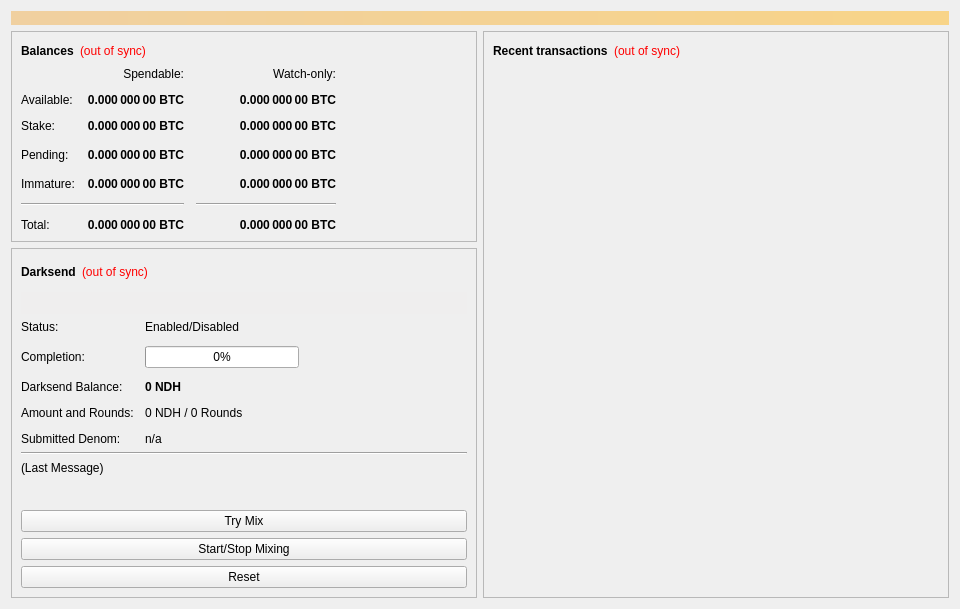
<?xml version="1.0" encoding="UTF-8"?>
<ui version="4.0">
 <class>OverviewPage</class>
 <widget class="QWidget" name="OverviewPage">
  <property name="geometry">
   <rect>
    <x>0</x>
    <y>0</y>
    <width>960</width>
    <height>594</height>
   </rect>
  </property>
  <property name="minimumSize">
   <size>
    <width>960</width>
    <height>0</height>
   </size>
  </property>
  <property name="windowTitle">
   <string>Form</string>
  </property>
  <layout class="QVBoxLayout" name="topLayout">
   <item>
    <widget class="QLabel" name="labelAlerts">
     <property name="visible">
      <bool>false</bool>
     </property>
     <property name="styleSheet">
      <string notr="true">background-color: qlineargradient(x1: 0, y1: 0, x2: 1, y2: 0, stop:0 #F0D0A0, stop:1 #F8D488); color:#000000;</string>
     </property>
     <property name="wordWrap">
      <bool>true</bool>
     </property>
     <property name="margin">
      <number>3</number>
     </property>
    </widget>
   </item>
   <item>
    <layout class="QHBoxLayout" name="horizontalLayout" stretch="1,1">
     <item>
      <layout class="QVBoxLayout" name="verticalLayout_2">
       <item>
        <widget class="QFrame" name="frame">
         <property name="frameShape">
          <enum>QFrame::StyledPanel</enum>
         </property>
         <property name="frameShadow">
          <enum>QFrame::Raised</enum>
         </property>
         <layout class="QVBoxLayout" name="verticalLayout_4">
          <item>
           <layout class="QHBoxLayout" name="horizontalLayout_4">
            <item>
             <widget class="QLabel" name="label_5">
              <property name="font">
               <font>
                <weight>75</weight>
                <bold>true</bold>
               </font>
              </property>
              <property name="text">
               <string>Balances</string>
              </property>
             </widget>
            </item>
            <item>
             <widget class="QLabel" name="labelWalletStatus">
              <property name="cursor">
               <cursorShape>WhatsThisCursor</cursorShape>
              </property>
              <property name="toolTip">
               <string>The displayed information may be out of date. Your wallet automatically synchronizes with the NodeCash network after a connection is established, but this process has not completed yet.</string>
              </property>
              <property name="styleSheet">
               <string notr="true">QLabel { color: red; }</string>
              </property>
              <property name="text">
               <string notr="true">(out of sync)</string>
              </property>
              <property name="alignment">
               <set>Qt::AlignLeading|Qt::AlignLeft|Qt::AlignVCenter</set>
              </property>
             </widget>
            </item>
            <item>
             <spacer name="horizontalSpacer_3">
              <property name="orientation">
               <enum>Qt::Horizontal</enum>
              </property>
              <property name="sizeHint" stdset="0">
               <size>
                <width>40</width>
                <height>20</height>
               </size>
              </property>
             </spacer>
            </item>
           </layout>
          </item>
          <item>
           <layout class="QGridLayout" name="gridLayout">
            <property name="spacing">
             <number>12</number>
            </property>
            <item row="3" column="2">
             <widget class="QLabel" name="labelWatchPending">
              <property name="font">
               <font>
                <weight>75</weight>
                <bold>true</bold>
               </font>
              </property>
              <property name="cursor">
               <cursorShape>IBeamCursor</cursorShape>
              </property>
              <property name="toolTip">
               <string>Unconfirmed transactions to watch-only addresses</string>
              </property>
              <property name="text">
               <string notr="true">0.000 000 00 BTC</string>
              </property>
              <property name="alignment">
               <set>Qt::AlignRight|Qt::AlignTrailing|Qt::AlignVCenter</set>
              </property>
              <property name="textInteractionFlags">
               <set>Qt::LinksAccessibleByMouse|Qt::TextSelectableByKeyboard|Qt::TextSelectableByMouse</set>
              </property>
             </widget>
            </item>
            <item row="3" column="1">
             <widget class="QLabel" name="labelUnconfirmed">
              <property name="font">
               <font>
                <weight>75</weight>
                <bold>true</bold>
               </font>
              </property>
              <property name="cursor">
               <cursorShape>IBeamCursor</cursorShape>
              </property>
              <property name="toolTip">
               <string>Total of transactions that have yet to be confirmed, and do not yet count toward the spendable balance</string>
              </property>
              <property name="text">
               <string notr="true">0.000 000 00 BTC</string>
              </property>
              <property name="alignment">
               <set>Qt::AlignRight|Qt::AlignTrailing|Qt::AlignVCenter</set>
              </property>
              <property name="textInteractionFlags">
               <set>Qt::LinksAccessibleByMouse|Qt::TextSelectableByKeyboard|Qt::TextSelectableByMouse</set>
              </property>
             </widget>
            </item>
            <item row="4" column="2">
             <widget class="QLabel" name="labelWatchImmature">
              <property name="font">
               <font>
                <weight>75</weight>
                <bold>true</bold>
               </font>
              </property>
              <property name="cursor">
               <cursorShape>IBeamCursor</cursorShape>
              </property>
              <property name="toolTip">
               <string>Mined balance in watch-only addresses that has not yet matured</string>
              </property>
              <property name="text">
               <string notr="true">0.000 000 00 BTC</string>
              </property>
              <property name="alignment">
               <set>Qt::AlignRight|Qt::AlignTrailing|Qt::AlignVCenter</set>
              </property>
              <property name="textInteractionFlags">
               <set>Qt::LinksAccessibleByMouse|Qt::TextSelectableByKeyboard|Qt::TextSelectableByMouse</set>
              </property>
             </widget>
            </item>
            <item row="5" column="0" colspan="2">
             <widget class="Line" name="lineSpendableBalance">
              <property name="orientation">
               <enum>Qt::Horizontal</enum>
              </property>
             </widget>
            </item>
            <item row="5" column="2">
             <widget class="Line" name="lineWatchBalance">
              <property name="sizePolicy">
               <sizepolicy hsizetype="Preferred" vsizetype="Fixed">
                <horstretch>0</horstretch>
                <verstretch>0</verstretch>
               </sizepolicy>
              </property>
              <property name="minimumSize">
               <size>
                <width>140</width>
                <height>0</height>
               </size>
              </property>
              <property name="orientation">
               <enum>Qt::Horizontal</enum>
              </property>
             </widget>
            </item>
            <item row="6" column="0">
             <widget class="QLabel" name="labelTotalText">
              <property name="text">
               <string>Total:</string>
              </property>
             </widget>
            </item>
            <item row="4" column="1">
             <widget class="QLabel" name="labelImmature">
              <property name="font">
               <font>
                <weight>75</weight>
                <bold>true</bold>
               </font>
              </property>
              <property name="cursor">
               <cursorShape>IBeamCursor</cursorShape>
              </property>
              <property name="toolTip">
               <string>Mined balance that has not yet matured</string>
              </property>
              <property name="text">
               <string notr="true">0.000 000 00 BTC</string>
              </property>
              <property name="alignment">
               <set>Qt::AlignRight|Qt::AlignTrailing|Qt::AlignVCenter</set>
              </property>
              <property name="textInteractionFlags">
               <set>Qt::LinksAccessibleByMouse|Qt::TextSelectableByKeyboard|Qt::TextSelectableByMouse</set>
              </property>
             </widget>
            </item>
            <item row="3" column="3">
             <spacer name="horizontalSpacer_2">
              <property name="orientation">
               <enum>Qt::Horizontal</enum>
              </property>
              <property name="sizeHint" stdset="0">
               <size>
                <width>40</width>
                <height>20</height>
               </size>
              </property>
             </spacer>
            </item>
            <item row="4" column="0">
             <widget class="QLabel" name="labelImmatureText">
              <property name="text">
               <string>Immature:</string>
              </property>
             </widget>
            </item>
            <item row="6" column="1">
             <widget class="QLabel" name="labelTotal">
              <property name="font">
               <font>
                <weight>75</weight>
                <bold>true</bold>
               </font>
              </property>
              <property name="cursor">
               <cursorShape>IBeamCursor</cursorShape>
              </property>
              <property name="toolTip">
               <string>Your current total balance</string>
              </property>
              <property name="text">
               <string notr="true">0.000 000 00 BTC</string>
              </property>
              <property name="alignment">
               <set>Qt::AlignRight|Qt::AlignTrailing|Qt::AlignVCenter</set>
              </property>
              <property name="textInteractionFlags">
               <set>Qt::LinksAccessibleByMouse|Qt::TextSelectableByKeyboard|Qt::TextSelectableByMouse</set>
              </property>
             </widget>
            </item>
            <item row="6" column="2">
             <widget class="QLabel" name="labelWatchTotal">
              <property name="font">
               <font>
                <weight>75</weight>
                <bold>true</bold>
               </font>
              </property>
              <property name="cursor">
               <cursorShape>IBeamCursor</cursorShape>
              </property>
              <property name="toolTip">
               <string>Current total balance in watch-only addresses</string>
              </property>
              <property name="text">
               <string notr="true">0.000 000 00 BTC</string>
              </property>
              <property name="alignment">
               <set>Qt::AlignRight|Qt::AlignTrailing|Qt::AlignVCenter</set>
              </property>
              <property name="textInteractionFlags">
               <set>Qt::LinksAccessibleByMouse|Qt::TextSelectableByKeyboard|Qt::TextSelectableByMouse</set>
              </property>
             </widget>
            </item>
            <item row="0" column="2">
             <widget class="QLabel" name="labelWatchonly">
              <property name="text">
               <string>Watch-only:</string>
              </property>
              <property name="alignment">
               <set>Qt::AlignRight|Qt::AlignTrailing|Qt::AlignVCenter</set>
              </property>
             </widget>
            </item>
            <item row="1" column="0">
             <widget class="QLabel" name="labelBalanceText">
              <property name="text">
               <string>Available:</string>
              </property>
             </widget>
            </item>
            <item row="1" column="1">
             <widget class="QLabel" name="labelBalance">
              <property name="font">
               <font>
                <weight>75</weight>
                <bold>true</bold>
               </font>
              </property>
              <property name="cursor">
               <cursorShape>IBeamCursor</cursorShape>
              </property>
              <property name="toolTip">
               <string>Your current spendable balance</string>
              </property>
              <property name="text">
               <string notr="true">0.000 000 00 BTC</string>
              </property>
              <property name="alignment">
               <set>Qt::AlignRight|Qt::AlignTrailing|Qt::AlignVCenter</set>
              </property>
              <property name="textInteractionFlags">
               <set>Qt::LinksAccessibleByMouse|Qt::TextSelectableByKeyboard|Qt::TextSelectableByMouse</set>
              </property>
             </widget>
            </item>
            <item row="2" column="0">
             <widget class="QLabel" name="label_10">
              <property name="text">
               <string>Stake:</string>
              </property>
             </widget>
            </item>
            <item row="2" column="1">
             <widget class="QLabel" name="labelStake">
              <property name="font">
               <font>
                <weight>75</weight>
                <bold>true</bold>
               </font>
              </property>
              <property name="cursor">
               <cursorShape>IBeamCursor</cursorShape>
              </property>
              <property name="toolTip">
               <string>Total of coins that was staked, and do not yet count toward the current balance</string>
              </property>
              <property name="text">
               <string notr="true">0.000 000 00 BTC</string>
              </property>
              <property name="alignment">
               <set>Qt::AlignRight|Qt::AlignTrailing|Qt::AlignVCenter</set>
              </property>
              <property name="textInteractionFlags">
               <set>Qt::LinksAccessibleByMouse|Qt::TextSelectableByKeyboard|Qt::TextSelectableByMouse</set>
              </property>
             </widget>
            </item>
            <item row="2" column="2">
             <widget class="QLabel" name="labelWatchStake">
              <property name="font">
               <font>
                <weight>75</weight>
                <bold>true</bold>
               </font>
              </property>
              <property name="cursor">
               <cursorShape>IBeamCursor</cursorShape>
              </property>
              <property name="toolTip">
               <string>Total of coins that was staked in watch-only addresses, and do not yet count toward the current watch-only balance</string>
              </property>
              <property name="text">
               <string notr="true">0.000 000 00 BTC</string>
              </property>
              <property name="alignment">
               <set>Qt::AlignRight|Qt::AlignTrailing|Qt::AlignVCenter</set>
              </property>
              <property name="textInteractionFlags">
               <set>Qt::LinksAccessibleByMouse|Qt::TextSelectableByKeyboard|Qt::TextSelectableByMouse</set>
              </property>
             </widget>
            </item>
            <item row="1" column="2">
             <widget class="QLabel" name="labelWatchAvailable">
              <property name="font">
               <font>
                <weight>75</weight>
                <bold>true</bold>
               </font>
              </property>
              <property name="cursor">
               <cursorShape>IBeamCursor</cursorShape>
              </property>
              <property name="toolTip">
               <string>Your current balance in watch-only addresses</string>
              </property>
              <property name="text">
               <string notr="true">0.000 000 00 BTC</string>
              </property>
              <property name="alignment">
               <set>Qt::AlignRight|Qt::AlignTrailing|Qt::AlignVCenter</set>
              </property>
              <property name="textInteractionFlags">
               <set>Qt::LinksAccessibleByMouse|Qt::TextSelectableByKeyboard|Qt::TextSelectableByMouse</set>
              </property>
             </widget>
            </item>
            <item row="3" column="0">
             <widget class="QLabel" name="labelPendingText">
              <property name="text">
               <string>Pending:</string>
              </property>
             </widget>
            </item>
            <item row="0" column="1">
             <widget class="QLabel" name="labelSpendable">
              <property name="text">
               <string>Spendable:</string>
              </property>
              <property name="alignment">
               <set>Qt::AlignRight|Qt::AlignTrailing|Qt::AlignVCenter</set>
              </property>
             </widget>
            </item>
           </layout>
          </item>
         </layout>
        </widget>
       </item>
       <item>
        <widget class="QFrame" name="frameDarksend">
         <property name="sizePolicy">
          <sizepolicy hsizetype="Expanding" vsizetype="Expanding">
           <horstretch>0</horstretch>
           <verstretch>0</verstretch>
          </sizepolicy>
         </property>
         <property name="minimumSize">
          <size>
           <width>0</width>
           <height>350</height>
          </size>
         </property>
         <property name="layoutDirection">
          <enum>Qt::LeftToRight</enum>
         </property>
         <property name="frameShape">
          <enum>QFrame::StyledPanel</enum>
         </property>
         <property name="frameShadow">
          <enum>QFrame::Raised</enum>
         </property>
         <layout class="QVBoxLayout" name="verticalLayout_5">
          <item>
           <layout class="QHBoxLayout" name="horizontalLayout_5">
            <item>
             <widget class="QLabel" name="label_2">
              <property name="font">
               <font>
                <weight>75</weight>
                <bold>true</bold>
               </font>
              </property>
              <property name="text">
               <string>Darksend</string>
              </property>
             </widget>
            </item>
            <item>
             <widget class="QLabel" name="labelDarksendSyncStatus">
              <property name="toolTip">
               <string>The displayed information may be out of date. Your wallet automatically synchronizes with the NodeCash network after a connection is established, but this process has not completed yet.</string>
              </property>
              <property name="styleSheet">
               <string notr="true">QLabel { color: red; }</string>
              </property>
              <property name="text">
               <string notr="true">(out of sync)</string>
              </property>
              <property name="alignment">
               <set>Qt::AlignLeading|Qt::AlignLeft|Qt::AlignVCenter</set>
              </property>
             </widget>
            </item>
            <item>
             <spacer name="horizontalSpacer_4">
              <property name="orientation">
               <enum>Qt::Horizontal</enum>
              </property>
              <property name="sizeHint" stdset="0">
               <size>
                <width>40</width>
                <height>20</height>
               </size>
              </property>
             </spacer>
            </item>
           </layout>
          </item>
          <item>
           <widget class="QPushButton" name="runAutoDenom">
            <property name="palette">
             <palette>
              <active>
               <colorrole role="WindowText">
                <brush brushstyle="SolidPattern">
                 <color alpha="255">
                  <red>0</red>
                  <green>0</green>
                  <blue>0</blue>
                 </color>
                </brush>
               </colorrole>
               <colorrole role="Button">
                <brush brushstyle="SolidPattern">
                 <color alpha="255">
                  <red>239</red>
                  <green>238</green>
                  <blue>238</blue>
                 </color>
                </brush>
               </colorrole>
               <colorrole role="Light">
                <brush brushstyle="SolidPattern">
                 <color alpha="255">
                  <red>255</red>
                  <green>255</green>
                  <blue>255</blue>
                 </color>
                </brush>
               </colorrole>
               <colorrole role="Midlight">
                <brush brushstyle="SolidPattern">
                 <color alpha="255">
                  <red>247</red>
                  <green>246</green>
                  <blue>246</blue>
                 </color>
                </brush>
               </colorrole>
               <colorrole role="Dark">
                <brush brushstyle="SolidPattern">
                 <color alpha="255">
                  <red>119</red>
                  <green>119</green>
                  <blue>119</blue>
                 </color>
                </brush>
               </colorrole>
               <colorrole role="Mid">
                <brush brushstyle="SolidPattern">
                 <color alpha="255">
                  <red>159</red>
                  <green>159</green>
                  <blue>159</blue>
                 </color>
                </brush>
               </colorrole>
               <colorrole role="Text">
                <brush brushstyle="SolidPattern">
                 <color alpha="255">
                  <red>0</red>
                  <green>0</green>
                  <blue>0</blue>
                 </color>
                </brush>
               </colorrole>
               <colorrole role="BrightText">
                <brush brushstyle="SolidPattern">
                 <color alpha="255">
                  <red>255</red>
                  <green>255</green>
                  <blue>255</blue>
                 </color>
                </brush>
               </colorrole>
               <colorrole role="ButtonText">
                <brush brushstyle="SolidPattern">
                 <color alpha="255">
                  <red>0</red>
                  <green>0</green>
                  <blue>0</blue>
                 </color>
                </brush>
               </colorrole>
               <colorrole role="Base">
                <brush brushstyle="SolidPattern">
                 <color alpha="255">
                  <red>255</red>
                  <green>255</green>
                  <blue>255</blue>
                 </color>
                </brush>
               </colorrole>
               <colorrole role="Window">
                <brush brushstyle="SolidPattern">
                 <color alpha="255">
                  <red>239</red>
                  <green>238</green>
                  <blue>238</blue>
                 </color>
                </brush>
               </colorrole>
               <colorrole role="Shadow">
                <brush brushstyle="SolidPattern">
                 <color alpha="255">
                  <red>0</red>
                  <green>0</green>
                  <blue>0</blue>
                 </color>
                </brush>
               </colorrole>
               <colorrole role="AlternateBase">
                <brush brushstyle="SolidPattern">
                 <color alpha="255">
                  <red>247</red>
                  <green>246</green>
                  <blue>246</blue>
                 </color>
                </brush>
               </colorrole>
               <colorrole role="ToolTipBase">
                <brush brushstyle="SolidPattern">
                 <color alpha="255">
                  <red>255</red>
                  <green>255</green>
                  <blue>220</blue>
                 </color>
                </brush>
               </colorrole>
               <colorrole role="ToolTipText">
                <brush brushstyle="SolidPattern">
                 <color alpha="255">
                  <red>0</red>
                  <green>0</green>
                  <blue>0</blue>
                 </color>
                </brush>
               </colorrole>
              </active>
              <inactive>
               <colorrole role="WindowText">
                <brush brushstyle="SolidPattern">
                 <color alpha="255">
                  <red>0</red>
                  <green>0</green>
                  <blue>0</blue>
                 </color>
                </brush>
               </colorrole>
               <colorrole role="Button">
                <brush brushstyle="SolidPattern">
                 <color alpha="255">
                  <red>239</red>
                  <green>238</green>
                  <blue>238</blue>
                 </color>
                </brush>
               </colorrole>
               <colorrole role="Light">
                <brush brushstyle="SolidPattern">
                 <color alpha="255">
                  <red>255</red>
                  <green>255</green>
                  <blue>255</blue>
                 </color>
                </brush>
               </colorrole>
               <colorrole role="Midlight">
                <brush brushstyle="SolidPattern">
                 <color alpha="255">
                  <red>247</red>
                  <green>246</green>
                  <blue>246</blue>
                 </color>
                </brush>
               </colorrole>
               <colorrole role="Dark">
                <brush brushstyle="SolidPattern">
                 <color alpha="255">
                  <red>119</red>
                  <green>119</green>
                  <blue>119</blue>
                 </color>
                </brush>
               </colorrole>
               <colorrole role="Mid">
                <brush brushstyle="SolidPattern">
                 <color alpha="255">
                  <red>159</red>
                  <green>159</green>
                  <blue>159</blue>
                 </color>
                </brush>
               </colorrole>
               <colorrole role="Text">
                <brush brushstyle="SolidPattern">
                 <color alpha="255">
                  <red>0</red>
                  <green>0</green>
                  <blue>0</blue>
                 </color>
                </brush>
               </colorrole>
               <colorrole role="BrightText">
                <brush brushstyle="SolidPattern">
                 <color alpha="255">
                  <red>255</red>
                  <green>255</green>
                  <blue>255</blue>
                 </color>
                </brush>
               </colorrole>
               <colorrole role="ButtonText">
                <brush brushstyle="SolidPattern">
                 <color alpha="255">
                  <red>0</red>
                  <green>0</green>
                  <blue>0</blue>
                 </color>
                </brush>
               </colorrole>
               <colorrole role="Base">
                <brush brushstyle="SolidPattern">
                 <color alpha="255">
                  <red>255</red>
                  <green>255</green>
                  <blue>255</blue>
                 </color>
                </brush>
               </colorrole>
               <colorrole role="Window">
                <brush brushstyle="SolidPattern">
                 <color alpha="255">
                  <red>239</red>
                  <green>238</green>
                  <blue>238</blue>
                 </color>
                </brush>
               </colorrole>
               <colorrole role="Shadow">
                <brush brushstyle="SolidPattern">
                 <color alpha="255">
                  <red>0</red>
                  <green>0</green>
                  <blue>0</blue>
                 </color>
                </brush>
               </colorrole>
               <colorrole role="AlternateBase">
                <brush brushstyle="SolidPattern">
                 <color alpha="255">
                  <red>247</red>
                  <green>246</green>
                  <blue>246</blue>
                 </color>
                </brush>
               </colorrole>
               <colorrole role="ToolTipBase">
                <brush brushstyle="SolidPattern">
                 <color alpha="255">
                  <red>255</red>
                  <green>255</green>
                  <blue>220</blue>
                 </color>
                </brush>
               </colorrole>
               <colorrole role="ToolTipText">
                <brush brushstyle="SolidPattern">
                 <color alpha="255">
                  <red>0</red>
                  <green>0</green>
                  <blue>0</blue>
                 </color>
                </brush>
               </colorrole>
              </inactive>
              <disabled>
               <colorrole role="WindowText">
                <brush brushstyle="SolidPattern">
                 <color alpha="255">
                  <red>119</red>
                  <green>119</green>
                  <blue>119</blue>
                 </color>
                </brush>
               </colorrole>
               <colorrole role="Button">
                <brush brushstyle="SolidPattern">
                 <color alpha="255">
                  <red>239</red>
                  <green>238</green>
                  <blue>238</blue>
                 </color>
                </brush>
               </colorrole>
               <colorrole role="Light">
                <brush brushstyle="SolidPattern">
                 <color alpha="255">
                  <red>255</red>
                  <green>255</green>
                  <blue>255</blue>
                 </color>
                </brush>
               </colorrole>
               <colorrole role="Midlight">
                <brush brushstyle="SolidPattern">
                 <color alpha="255">
                  <red>247</red>
                  <green>246</green>
                  <blue>246</blue>
                 </color>
                </brush>
               </colorrole>
               <colorrole role="Dark">
                <brush brushstyle="SolidPattern">
                 <color alpha="255">
                  <red>119</red>
                  <green>119</green>
                  <blue>119</blue>
                 </color>
                </brush>
               </colorrole>
               <colorrole role="Mid">
                <brush brushstyle="SolidPattern">
                 <color alpha="255">
                  <red>159</red>
                  <green>159</green>
                  <blue>159</blue>
                 </color>
                </brush>
               </colorrole>
               <colorrole role="Text">
                <brush brushstyle="SolidPattern">
                 <color alpha="255">
                  <red>119</red>
                  <green>119</green>
                  <blue>119</blue>
                 </color>
                </brush>
               </colorrole>
               <colorrole role="BrightText">
                <brush brushstyle="SolidPattern">
                 <color alpha="255">
                  <red>255</red>
                  <green>255</green>
                  <blue>255</blue>
                 </color>
                </brush>
               </colorrole>
               <colorrole role="ButtonText">
                <brush brushstyle="SolidPattern">
                 <color alpha="255">
                  <red>119</red>
                  <green>119</green>
                  <blue>119</blue>
                 </color>
                </brush>
               </colorrole>
               <colorrole role="Base">
                <brush brushstyle="SolidPattern">
                 <color alpha="255">
                  <red>239</red>
                  <green>238</green>
                  <blue>238</blue>
                 </color>
                </brush>
               </colorrole>
               <colorrole role="Window">
                <brush brushstyle="SolidPattern">
                 <color alpha="255">
                  <red>239</red>
                  <green>238</green>
                  <blue>238</blue>
                 </color>
                </brush>
               </colorrole>
               <colorrole role="Shadow">
                <brush brushstyle="SolidPattern">
                 <color alpha="255">
                  <red>0</red>
                  <green>0</green>
                  <blue>0</blue>
                 </color>
                </brush>
               </colorrole>
               <colorrole role="AlternateBase">
                <brush brushstyle="SolidPattern">
                 <color alpha="255">
                  <red>239</red>
                  <green>238</green>
                  <blue>238</blue>
                 </color>
                </brush>
               </colorrole>
               <colorrole role="ToolTipBase">
                <brush brushstyle="SolidPattern">
                 <color alpha="255">
                  <red>255</red>
                  <green>255</green>
                  <blue>220</blue>
                 </color>
                </brush>
               </colorrole>
               <colorrole role="ToolTipText">
                <brush brushstyle="SolidPattern">
                 <color alpha="255">
                  <red>0</red>
                  <green>0</green>
                  <blue>0</blue>
                 </color>
                </brush>
               </colorrole>
              </disabled>
             </palette>
            </property>
            <property name="focusPolicy">
             <enum>Qt::NoFocus</enum>
            </property>
            <property name="autoFillBackground">
             <bool>true</bool>
            </property>
            <property name="text">
             <string/>
            </property>
            <property name="flat">
             <bool>true</bool>
            </property>
           </widget>
          </item>
          <item>
           <layout class="QFormLayout" name="formLayout">
            <property name="fieldGrowthPolicy">
             <enum>QFormLayout::AllNonFixedFieldsGrow</enum>
            </property>
            <property name="horizontalSpacing">
             <number>11</number>
            </property>
            <property name="verticalSpacing">
             <number>12</number>
            </property>
            <item row="0" column="0">
             <widget class="QLabel" name="label_6">
              <property name="text">
               <string>Status:</string>
              </property>
             </widget>
            </item>
            <item row="1" column="0">
             <widget class="QLabel" name="label_7">
              <property name="text">
               <string>Completion:</string>
              </property>
             </widget>
            </item>
            <item row="1" column="1">
             <widget class="QProgressBar" name="darksendProgress">
              <property name="maximumSize">
               <size>
                <width>154</width>
                <height>16777215</height>
               </size>
              </property>
              <property name="value">
               <number>0</number>
              </property>
             </widget>
            </item>
            <item row="3" column="0">
             <widget class="QLabel" name="labelAnonymizedText">
              <property name="text">
               <string>Darksend Balance:</string>
              </property>
             </widget>
            </item>
            <item row="3" column="1">
             <widget class="QLabel" name="labelAnonymized">
              <property name="font">
               <font>
                <weight>75</weight>
                <bold>true</bold>
               </font>
              </property>
              <property name="text">
               <string notr="true">0 NDH</string>
              </property>
             </widget>
            </item>
            <item row="4" column="0">
             <widget class="QLabel" name="label_8">
              <property name="text">
               <string>Amount and Rounds:</string>
              </property>
             </widget>
            </item>
            <item row="4" column="1">
             <widget class="QLabel" name="labelAmountRounds">
              <property name="text">
               <string>0 NDH / 0 Rounds</string>
              </property>
             </widget>
            </item>
            <item row="5" column="0">
             <widget class="QLabel" name="label_9">
              <property name="text">
               <string>Submitted Denom:</string>
              </property>
             </widget>
            </item>
            <item row="5" column="1">
             <widget class="QLabel" name="labelSubmittedDenom">
              <property name="toolTip">
               <string>The denominations you submitted to the Masternode.&lt;br&gt;To mix, other users must submit the exact same denominations.</string>
              </property>
              <property name="text">
               <string>n/a</string>
              </property>
             </widget>
            </item>
            <item row="0" column="1">
             <widget class="QLabel" name="darksendEnabled">
              <property name="text">
               <string>Enabled/Disabled</string>
              </property>
             </widget>
            </item>
           </layout>
          </item>
          <item>
           <widget class="Line" name="lineLastMessage">
            <property name="orientation">
             <enum>Qt::Horizontal</enum>
            </property>
           </widget>
          </item>
          <item>
           <widget class="QLabel" name="darksendStatus">
            <property name="minimumSize">
             <size>
              <width>288</width>
              <height>43</height>
             </size>
            </property>
            <property name="text">
             <string>(Last Message)</string>
            </property>
            <property name="alignment">
             <set>Qt::AlignLeading|Qt::AlignLeft|Qt::AlignTop</set>
            </property>
            <property name="wordWrap">
             <bool>true</bool>
            </property>
           </widget>
          </item>
          <item>
           <widget class="QPushButton" name="darksendAuto">
            <property name="sizePolicy">
             <sizepolicy hsizetype="MinimumExpanding" vsizetype="Fixed">
              <horstretch>0</horstretch>
              <verstretch>0</verstretch>
             </sizepolicy>
            </property>
            <property name="toolTip">
             <string>Try to manually submit a Darksend request.</string>
            </property>
            <property name="text">
             <string>Try Mix</string>
            </property>
           </widget>
          </item>
          <item>
           <widget class="QPushButton" name="toggleDarksend">
            <property name="sizePolicy">
             <sizepolicy hsizetype="MinimumExpanding" vsizetype="Fixed">
              <horstretch>0</horstretch>
              <verstretch>0</verstretch>
             </sizepolicy>
            </property>
            <property name="text">
             <string>Start/Stop Mixing</string>
            </property>
           </widget>
          </item>
          <item>
           <widget class="QPushButton" name="darksendReset">
            <property name="sizePolicy">
             <sizepolicy hsizetype="MinimumExpanding" vsizetype="Fixed">
              <horstretch>0</horstretch>
              <verstretch>0</verstretch>
             </sizepolicy>
            </property>
            <property name="toolTip">
             <string>Reset the current status of Darksend (can interrupt Darksend if it's in the process of Mixing, which can cost you money!)</string>
            </property>
            <property name="autoFillBackground">
             <bool>false</bool>
            </property>
            <property name="text">
             <string>Reset</string>
            </property>
           </widget>
          </item>
         </layout>
        </widget>
       </item>
       <item>
        <spacer name="verticalSpacer">
         <property name="orientation">
          <enum>Qt::Vertical</enum>
         </property>
         <property name="sizeHint" stdset="0">
          <size>
           <width>20</width>
           <height>40</height>
          </size>
         </property>
        </spacer>
       </item>
      </layout>
     </item>
     <item>
      <layout class="QVBoxLayout" name="verticalLayout_3">
       <item>
        <widget class="QFrame" name="frame_2">
         <property name="frameShape">
          <enum>QFrame::StyledPanel</enum>
         </property>
         <property name="frameShadow">
          <enum>QFrame::Raised</enum>
         </property>
         <layout class="QVBoxLayout" name="verticalLayout">
          <item>
           <layout class="QHBoxLayout" name="horizontalLayout_2">
            <item>
             <widget class="QLabel" name="label_4">
              <property name="font">
               <font>
                <weight>75</weight>
                <bold>true</bold>
               </font>
              </property>
              <property name="text">
               <string>Recent transactions</string>
              </property>
             </widget>
            </item>
            <item>
             <widget class="QLabel" name="labelTransactionsStatus">
              <property name="cursor">
               <cursorShape>WhatsThisCursor</cursorShape>
              </property>
              <property name="toolTip">
               <string>The displayed information may be out of date. Your wallet automatically synchronizes with the NodeCash network after a connection is established, but this process has not completed yet.</string>
              </property>
              <property name="styleSheet">
               <string notr="true">QLabel { color: red; }</string>
              </property>
              <property name="text">
               <string notr="true">(out of sync)</string>
              </property>
              <property name="alignment">
               <set>Qt::AlignRight|Qt::AlignTrailing|Qt::AlignVCenter</set>
              </property>
             </widget>
            </item>
            <item>
             <spacer name="horizontalSpacer">
              <property name="orientation">
               <enum>Qt::Horizontal</enum>
              </property>
              <property name="sizeHint" stdset="0">
               <size>
                <width>40</width>
                <height>20</height>
               </size>
              </property>
             </spacer>
            </item>
           </layout>
          </item>
          <item>
           <widget class="QListView" name="listTransactions">
            <property name="styleSheet">
             <string notr="true">QListView { background: transparent; }</string>
            </property>
            <property name="frameShape">
             <enum>QFrame::NoFrame</enum>
            </property>
            <property name="verticalScrollBarPolicy">
             <enum>Qt::ScrollBarAlwaysOff</enum>
            </property>
            <property name="horizontalScrollBarPolicy">
             <enum>Qt::ScrollBarAlwaysOff</enum>
            </property>
            <property name="selectionMode">
             <enum>QAbstractItemView::NoSelection</enum>
            </property>
           </widget>
          </item>
         </layout>
        </widget>
       </item>
      </layout>
     </item>
    </layout>
   </item>
  </layout>
 </widget>
 <resources/>
 <connections/>
</ui>
